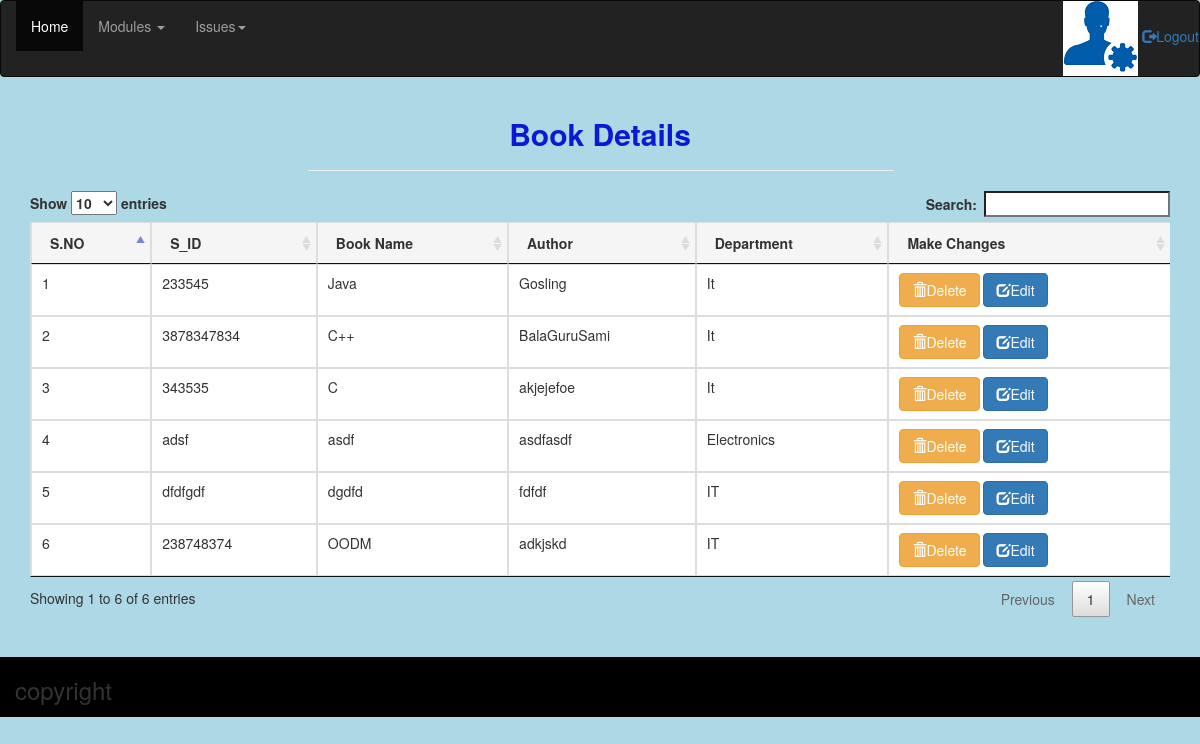
/admin-dash/book/ (signed in), run on an earlier commit of the app's database.
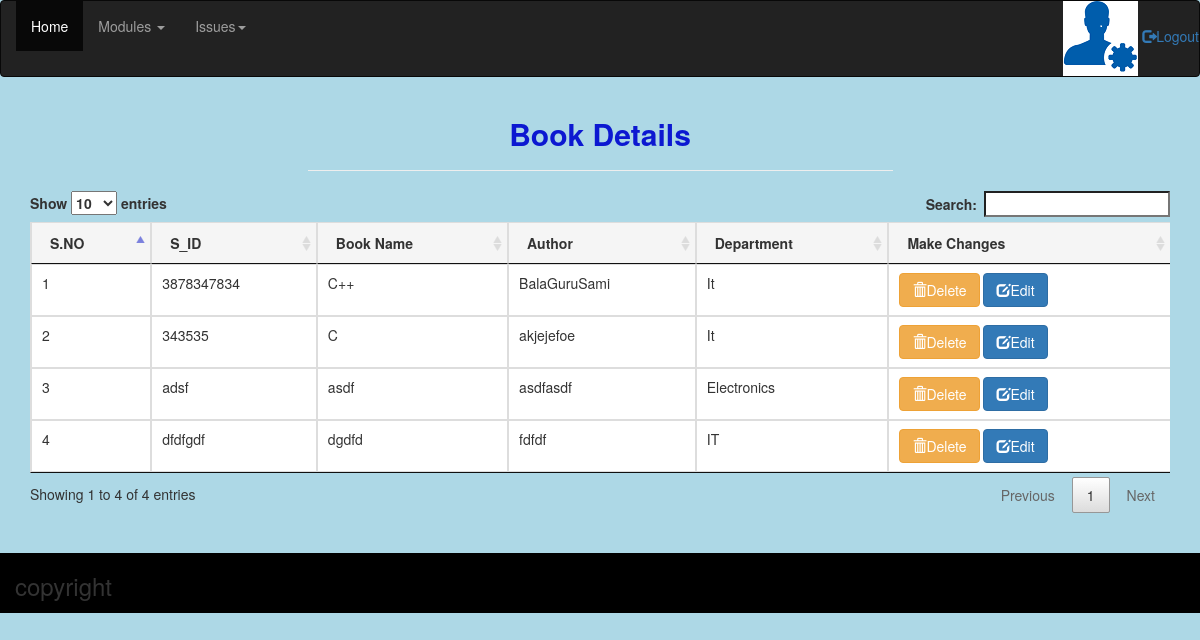
And on a later commit of the database.
### libraryapp/models.py (models this page shows, shortened)
class Book(models.Model):
    category_title = models.CharField(
        max_length=30, choices=CATEGORY_CHOICES, default=1)
    s_id = models.IntegerField(max_length=20, blank=False)
    book_name = models.CharField(max_length=30, blank=False)
    author = models.CharField(max_length=20, blank=False)

### libraryapp/views.py (the view)
class AdminBookView(LoginRequiredMixin, ListView):
    login_url = '/login/'
    template_name = 'book/adminbooklist.html'
    model = Book
    context_object_name = 'books'

### templates/book/adminbooklist.html (shortened to what this page needs)
{% extends '../base.html'%}
{% load static %}
{% block css %}
<link rel="stylesheet" type="text/css" href="{% static 'datatable/css/jquery.dataTables.css' %}">
{% endblock %}
    {% block content %}
        <div class="row">
           <div class="col-md-6 col-md-offset-3 text-center">
            <h2 style="color: #0C18D1; font-weight: bold;">Book Details</h2><hr>
        </div>
        </div>
         <div class="container">
              <div class="table-responsive">
                <table class="table table-bordered table-hover" id="myTable">
                     <thead class="thead-light">
                      <tr class="active">
                            <th>S.NO</th>
                            <th>S_ID</th>
                            <th>Book Name</th>
                            <th>Author</th>
                            <th>Department</th>
                            <th>Make Changes</th>
                      </tr>
                      </thead>
                      <tbody>
                      {% for book in books %}
                      <tr>
                          <td>{{forloop.counter}}</td>
                          <td>{{book.s_id}}</td>
                          <td>{{book.book_name}}</td>
                          <td>{{book.author}}</td>
                          <td>{{book.category_title}}</td>
                          <td><a href="{% url 'libraryapp:adminbookdelete' book.id %}" class="btn btn-warning" data-toggle="modal" data-target="#library"><span class="glyphicon glyphicon-trash"></span>Delete</a>
                          <a href="{% url 'libraryapp:adminbookupdate' book.id %}" class="btn btn-primary"><span class="glyphicon glyphicon-edit"></span>Edit</a>
                        </td>
                      </tr>
                      {% endfor %}
                    </tbody>
                </table>
          </div>
        </div>
{% endblock %}

What changed in the data, as far as the page shows it:
removed Book: s_id "233545", book_name "Java", author "Gosling", category_title "It"
removed Book: s_id "238748374", book_name "OODM", author "adkjskd", category_title "IT"
Also different on the page:
text written by a page script: "Show entries Search: Showing 1 to 6 of 6 entries Previous 1 Next" → "Show entries Search: Showing 1 to 4 of 4 entries Previous 1 Next"
